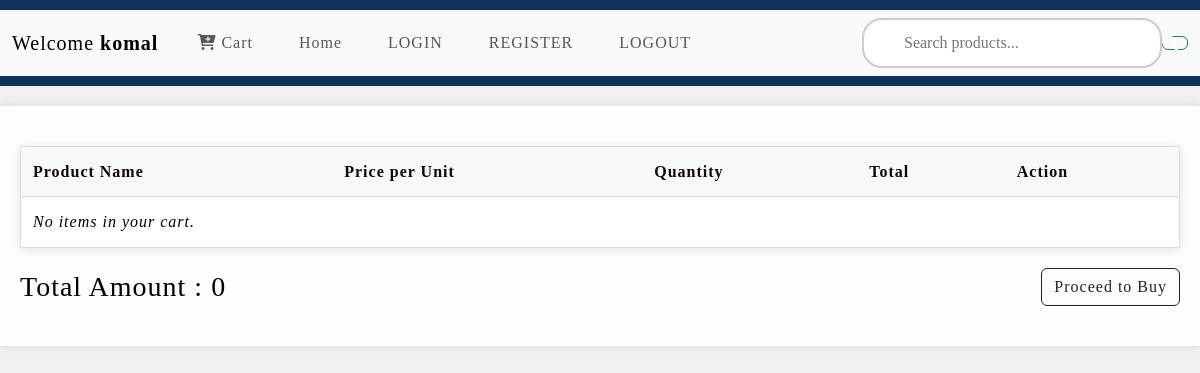
The app's page /order_list/ (signed in), older data.
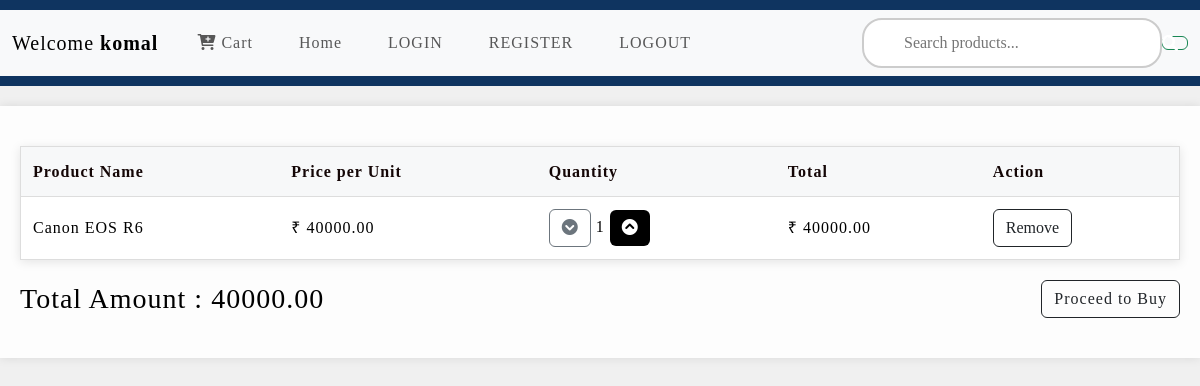
The same page, newer data.
### products/models.py (models this page shows, shortened)
class CartModel(models.Model):
    user = models.ForeignKey(User, on_delete=models.CASCADE)
    product = models.ForeignKey(ProductModel, on_delete=models.CASCADE)
    quantity = models.PositiveIntegerField(default=1)
    def total_price(self):
        return self.quantity * self.product.price

class ProductModel(models.Model):
    name = models.CharField(max_length=200)
    price = models.DecimalField(max_digits=10, decimal_places=2)
    desc = models.TextField()
    image = models.ImageField(upload_to='images/', null=True, blank=True)

### products/views.py (the view)
# urls.py: path('order_list/', views.order_list, name='order_list'),
@login_required(login_url='/')
def order_list(request):
    items= CartModel.objects.filter(user=request.user)
    total_price = sum(item.total_price() for item in items)
    return render(request ,'order_list.html',{'items': items,'total': total_price})

### templates/order_list.html (shortened to what this page needs)
{% extends 'base.html' %}
{% block content %}
<table>
    <thead>
        <tr>
            <th>Product Name</th>
            <th>Price per Unit</th>
            <th>Quantity</th>
            <th>Total</th>
            <th>Action</th>
        </tr>
    </thead>
    <tbody>
        {% for item in items %}
        <tr>
            <td>{{ item.product.name }}</td>
            <td>₹ {{ item.product.price }}</td>
            <td>
                <form method="post" action="{% url 'update_quantity' item.product.id %}" class="d-inline">
                    <button type="submit" name="action" value="decrease" class="btn btn-outline-secondary">
                        <i class="fa-solid fa-circle-chevron-down"></i>
                    </button>
                    <span>{{ item.quantity }}</span>
                    <button type="submit" name="action" value="increase" style="background-color: black; color: white; border: none;" class="btn btn-outline-secondary">
                        <i class="fa-solid fa-circle-chevron-up"></i>
                    </button>
                </form>
            </td>
            <td>₹ {{ item.total_price }}</td>
            <td>
                <form method="post" action="{% url 'remove_from_cart' item.product.id %}">
                    <button type="submit" class="btn btn-outline-dark">Remove</button>
                </form>
            </td>
        </tr>
        {% empty %}
        <tr class="no-items">
            <td colspan="5">No items in your cart.</td>
        </tr>
        {% endfor %}
    </tbody>
</table>
<div class="flex-container">
    <h3>Total Amount : {{ total }}</h3>
    <a href="{% url 'checkout' %}" class="btn btn-outline-dark">Proceed to Buy</a>
</div>
{% endblock %}

Row changes from the older to the newer data that the page shows:
added CartModel: product.name "Canon EOS R6", product.price "40000.00", quantity "1", total_price "40000.00"
Text that changed along with them:
{{ total }}: "0" → "40000.00"
text no longer shown: "No items in your cart."
